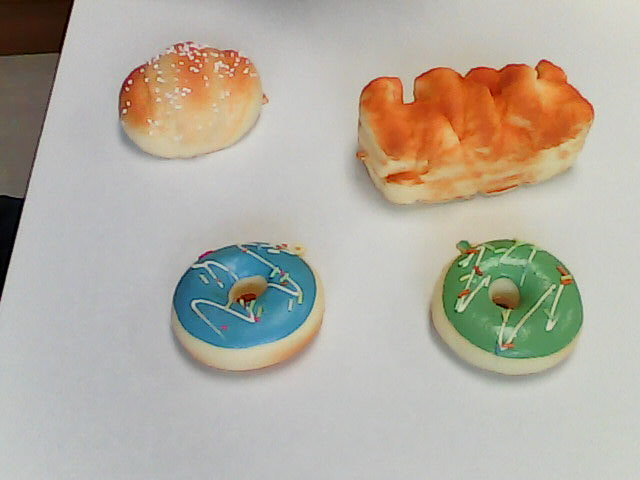
#> input picture Test4.jpg, 640 x 480 px
$ python 'Template matching V1.2.py'
#> lines starting #> are read from the running program, lines starting #| are printed output that depends on the picture; after the words box and inside, x2 and y2 are one past the last pixel; in counts of white or black regions, pixels touching at a corner belong together
import cv2 as cv
import numpy as np
from matplotlib import pyplot as plt

# Load the input image
img = cv.imread('Test4.jpg', cv.IMREAD_GRAYSCALE)
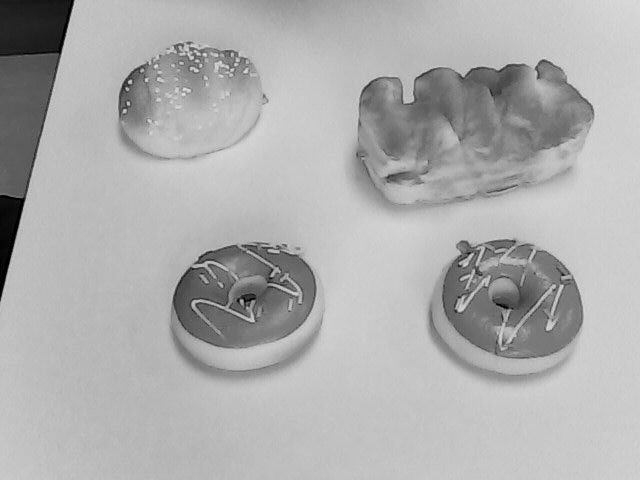
#> img: shape (480, 640); min 0, max 231, mean 174.3
assert img is not None, "file could not be read, check with os.path.exists()"

# Define the bakery items and their prices
items = {
    'B1.jpg': 2.50,
    'B2.jpg': 1.80,
    'B3.jpg': 3.00,
    # Add more items and prices as needed
}

# Threshold for template matching
threshold = 0.6

# Initialize the shopping cart and total price
shopping_cart = {}
total_price = 0.0

# Detect items and add them to the shopping cart
for item_name, template in items.items():
    template_img = cv.imread(item_name, cv.IMREAD_GRAYSCALE)
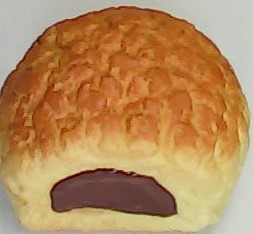
#> input picture B1.jpg, 253 x 234 px
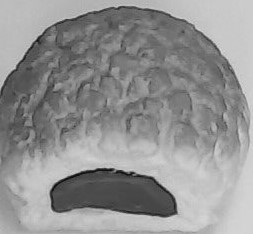
#> template_img: shape (234, 253); min 12, max 221, mean 146
    assert template_img is not None, f"{item_name} could not be read, check with os.path.exists()"
    w, h = template_img.shape[::-1]
#> w = 253; h = 234

    res = cv.matchTemplate(img, template_img, cv.TM_CCOEFF_NORMED)
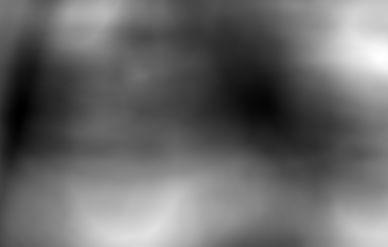
#> res: shape (247, 388) float32; min -0.301, max 0.477, mean 0.021; drawn with min black and max white
    loc = np.where(res >= threshold)
#> loc = (empty array, empty array)

    rects = []
    for pt in zip(*loc[::-1]):
        rects.append([pt[0], pt[1], pt[0] + w, pt[1] + h])
#> this loop made 0 passes
#> after the loop, rects = []
    rects, weights = cv.groupRectangles(rects, groupThreshold=1, eps=0.5)
#> rects = (); weights = ()
    for idx, (x1, y1, x2, y2) in enumerate(rects):
        if item_name not in shopping_cart:
            shopping_cart[item_name] = 0
        shopping_cart[item_name] += 1
        total_price += items[item_name]

        cv.rectangle(img, (x1, y1), (x2, y2), 255, 2)
        cv.putText(img, f"{item_name} - ${items[item_name]}", (x1, y1-10), cv.FONT_HERSHEY_SIMPLEX, 0.5, 255, 2)
#> after the loop, shopping_cart = 0 items; total_price = 0
#> pass 2 of the loop `for item_name, template in items.items():`:
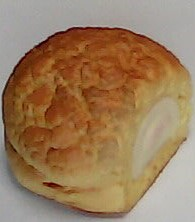
#> input picture B2.jpg, 195 x 222 px
#> template_img: shape (222, 195)
#> `res = cv.matchTemplate(img, template_img, cv.TM_CCOEFF_NORMED)`:
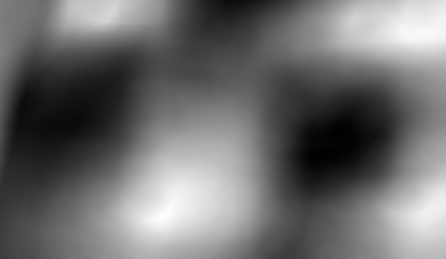
#> res: shape (259, 446) float32; min -0.478, max 0.654, mean 0.0125; drawn with min black and max white
#> loc = 1157 positions, rows 18 to 224, columns 150 to 445
#> the loop `for pt in zip(*loc[::-1]):` made 1157 passes
#> pt on passes 1 to 3: (442, 18), (443, 18), (444, 18)
#> after the loop `for pt in zip(*loc[::-1]):`: rects = 1157 items, first 6: [442, 18, 637, 240], [443, 18, 638, 240], [444, 18, 639, 240], [445, 18, 640, 240], [441, 19, 636, 241], [442, 19, 637, 241]
#> `rects, weights = cv.groupRectangles(rects, groupThreshold=1, eps=0.5)`: rects = [[423, 31, 618, 253], [168, 211, 363, 433]]; weights = [651, 506]
#> the loop `for idx, (x1, y1, x2, y2) in enumerate(rects):` made 2 passes
#> (x1, y1, x2, y2, total_price) on passes 1 to 2: (423, 31, 618, 253, 1.8), (168, 211, 363, 433, 3.6)
#> after the loop `for idx, (x1, y1, x2, y2) in enumerate(rects):`:
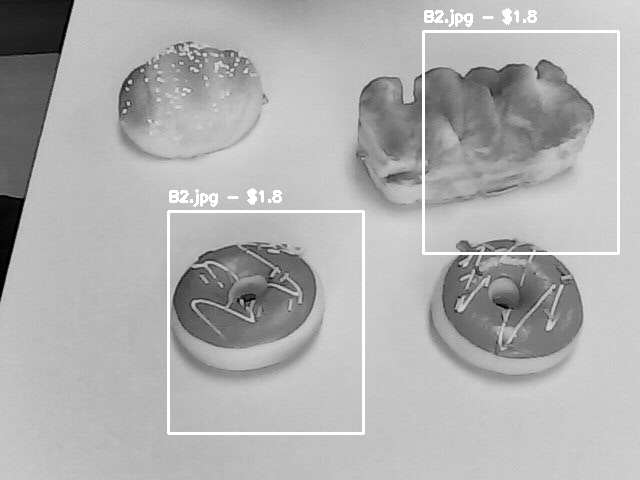
#> img: shape (480, 640); 2.09% of pixels changed, all inside (x1, y1, x2, y2) = (167, 8, 620, 435)
#> after the loop `for idx, (x1, y1, x2, y2) in enumerate(rects):`: shopping_cart = {'B2.jpg': 2}; total_price = 3.6
#> pass 3 of the loop `for item_name, template in items.items():`:
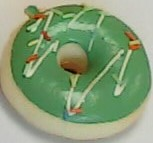
#> input picture B3.jpg, 153 x 143 px
#> template_img: shape (143, 153)
#> `res = cv.matchTemplate(img, template_img, cv.TM_CCOEFF_NORMED)`:
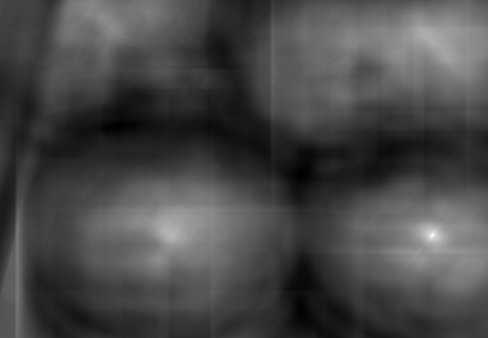
#> res: shape (338, 488) float32; min -0.352, max 0.911, mean 0.00671; drawn with min black and max white
#> loc = 129 positions, rows 229 to 240, columns 425 to 438
#> the loop `for pt in zip(*loc[::-1]):` made 129 passes
#> pt on passes 1 to 8: (432, 229), (433, 229), (434, 229), (435, 229), (428, 230), (429, 230), (430, 230), (431, 230)
#> after the loop `for pt in zip(*loc[::-1]):`: rects = 129 items, first 6: [432, 229, 585, 372], [433, 229, 586, 372], [434, 229, 587, 372], [435, 229, 588, 372], [428, 230, 581, 373], [429, 230, 582, 373]
#> `rects, weights = cv.groupRectangles(rects, groupThreshold=1, eps=0.5)`: rects = [[432, 235, 585, 378]]; weights = [129]
#> the loop `for idx, (x1, y1, x2, y2) in enumerate(rects):` made 1 pass
#> (x1, y1, x2, y2, total_price) on pass 1: (432, 235, 585, 378, 6.6)
#> after the loop `for idx, (x1, y1, x2, y2) in enumerate(rects):`:
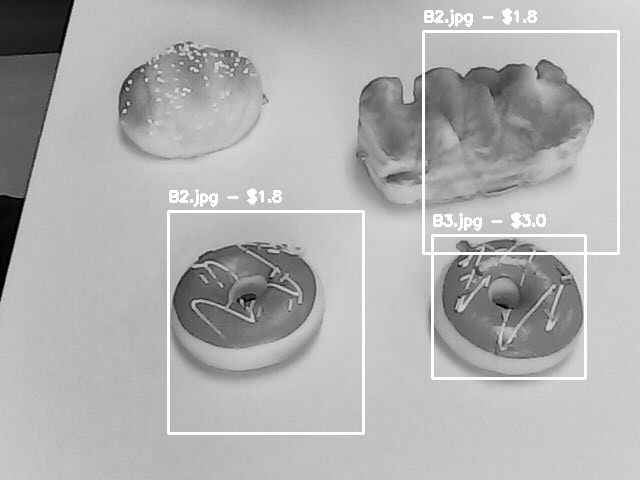
#> img: shape (480, 640); 0.81% of pixels changed, all inside (x1, y1, x2, y2) = (431, 212, 587, 380)
#> after the loop `for idx, (x1, y1, x2, y2) in enumerate(rects):`: shopping_cart = {'B2.jpg': 2, 'B3.jpg': 1}; total_price = 6.6

# Print the shopping cart and total price
print("Shopping Cart:")
for item_name, count in shopping_cart.items():
    print(f"{item_name}: {count}")
#> this loop made 2 passes
#> (item_name, count) on passes 1 to 2: ('B2.jpg', 2), ('B3.jpg', 1)
#| B2.jpg: 2
#| B3.jpg: 1
print(f"Total Price: ${total_price:.2f}")
#| Total Price: $6.60

# Display the result
plt.imshow(img, cmap='gray')
plt.title('Detected Bakery Items')
plt.axis('off')
plt.show()
